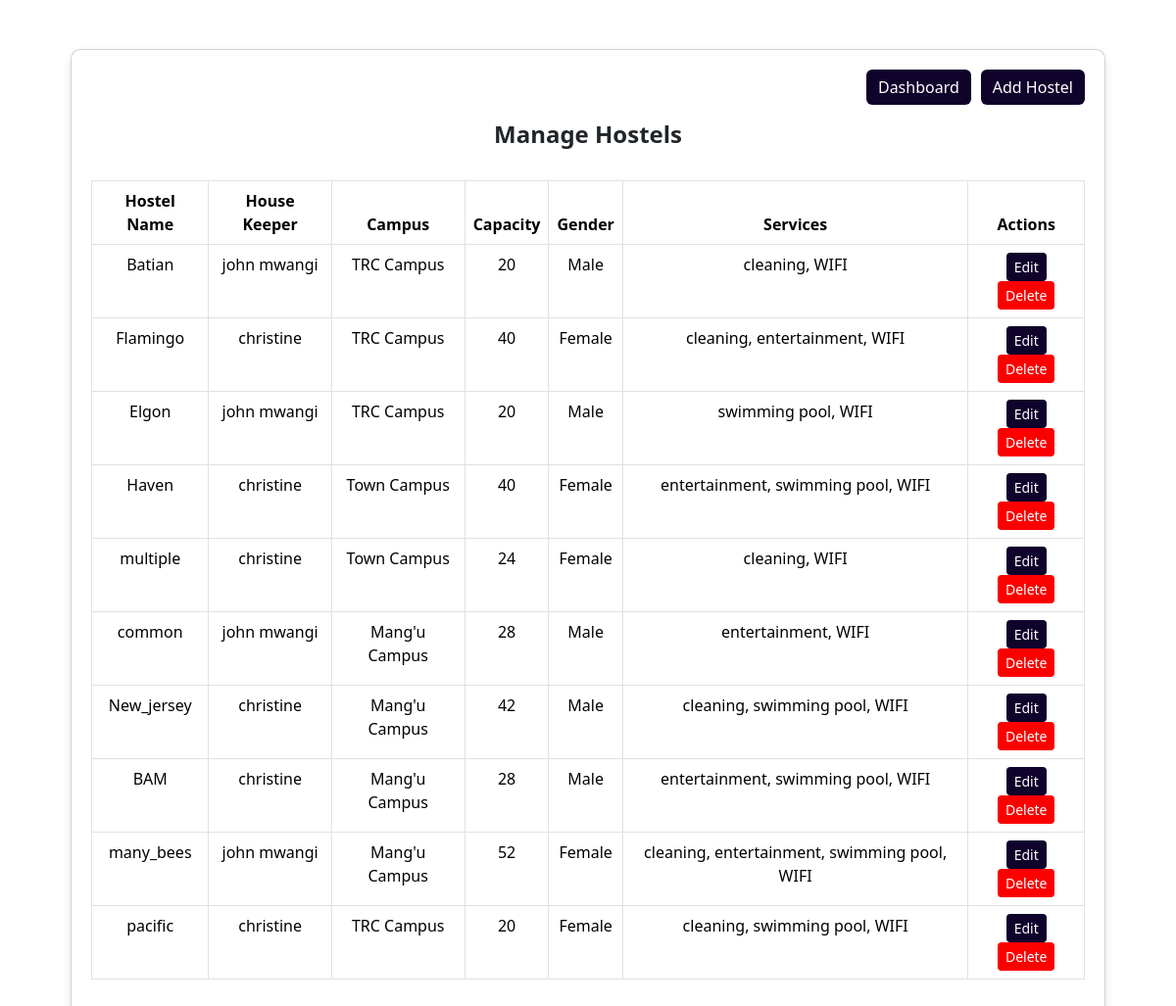
The app's page /hostel_management.php (signed in) with its own data.
### tables this page shows
CREATE TABLE `hostels` (
  `hostel_id` int(11) NOT NULL,
  `hostel_name` varchar(255) NOT NULL,
  `campus_id` int(11) DEFAULT NULL,
  `capacity` int(11) NOT NULL,
  `gender` varchar(10) DEFAULT NULL,
  `user_id` int(11) DEFAULT NULL
);

CREATE TABLE `users` (
  `user_id` int(11) NOT NULL,
  `username` varchar(100) NOT NULL,
  `password` varchar(255) NOT NULL,
  `role` varchar(50) NOT NULL,
  `created_at` timestamp NOT NULL DEFAULT current_timestamp()
);

CREATE TABLE `campus` (
  `campus_id` int(11) NOT NULL,
  `campus_name` varchar(255) NOT NULL,
  `location` varchar(255) NOT NULL
);

### hostel_management.php (the view, shortened to what this page needs)
<?php
include 'db.php';
$sql = "SELECT
    h.hostel_id,
    h.hostel_name,
    c.campus_name,
    h.capacity,
    h.gender,
    u.username AS house_keeper,
    GROUP_CONCAT(sr.service_name ORDER BY sr.service_name SEPARATOR ', ') AS services
FROM
    hostels h
LEFT JOIN campus c ON h.campus_id = c.campus_id
LEFT JOIN hostel_services hs ON h.hostel_id = hs.hostel_id
LEFT JOIN services sr ON hs.service_id = sr.id
LEFT JOIN users u ON h.user_id = u.user_id
GROUP BY
    h.hostel_id, h.hostel_name, c.campus_name, h.capacity, h.gender, u.username";
$result = mysqli_query($conn, $sql);
?>
<!DOCTYPE html>
<html lang="en">
<head>
    <link href="https://cdn.jsdelivr.net/npm/bootstrap@5.3.3/dist/css/bootstrap.min.css" rel="stylesheet">
</head>
<body>
<div class="container">
    <div class="card">
        <div class="top-buttons text-end mb-3">
            <a href="admin.php" class="btn btn-primary">Dashboard</a>
            <a href="add_hostel.php" class="btn btn-primary">Add Hostel</a>
        </div>
        <h4 class="fw-bold text-center">Manage Hostels</h4>
        <table class="table table-bordered mt-4">
        <thead>
            <tr>
                <th>Hostel Name</th>
                 <th>House Keeper</th>
                        <th>Campus</th>
                        <th>Capacity</th>
                        <th>Gender</th>
                        <th>Services</th>
                        <th>Actions</th>
            </tr>
        </thead>
        <tbody>
            <?php while ($row = mysqli_fetch_assoc($result)) { ?>
                <tr>
                    <td><?php echo $row['hostel_name']; ?></td>
                    <td><?php echo $row['house_keeper'] ? $row['house_keeper'] : "No housekeeper assigned"; ?></td>
                    <td><?php echo $row['campus_name'] ? $row['campus_name'] : "N/A"; ?></td>
                    <td><?php echo $row['capacity']; ?></td>
                    <td><?php echo ucfirst($row['gender']); ?></td>
                    <td><?php echo $row['services'] ? $row['services'] : "No services available"; ?></td>
                    <td>
                        <a href="edit_hostel.php?id=<?php echo $row['hostel_id']; ?>" class="btn btn-primary btn-sm">Edit</a>
                        <a href="delete_hostel.php?id=<?php echo $row['hostel_id']; ?>" class="btn btn-danger btn-sm" onclick="return confirm('Are you sure you want to delete this hostel?');">Delete</a>
                    </td>
                </tr>
            <?php } ?>
        </tbody>
        </table>
    </div>
</div>
</body>
</html>

### hostel_management.php (style rules this page uses)
body { background-color: white; color: #0f032b; }
.container { margin-top: 50px; max-width: 90%; }
.card { background-color: white; border-radius: 10px; padding: 20px; box-shadow: 0px 4px 10px rgba(0, 0, 0, 0.1); position: relative; }
.btn-primary { background-color: #0f032b !important; color: white !important; border: none !important; }
.btn-danger { background-color: rgb(252, 0, 0); color: white; border: none; }
.table thead { background-color: #0f032b; color: white; }
.top-buttons { display: flex; justify-content: flex-end; gap: 10px; margin-bottom: 15px; }
td, th { text-align: center; }

### records on screen
hostels: hostel_name "Batian", user.username "john mwangi", campus.campus_name "TRC Campus", capacity "20", gender "Male", services "cleaning, WIFI"
hostels: hostel_name "Flamingo", user.username "christine", campus.campus_name "TRC Campus", capacity "40", gender "Female", services "cleaning, entertainment, WIFI"
hostels: hostel_name "Elgon", user.username "john mwangi", campus.campus_name "TRC Campus", capacity "20", gender "Male", services "swimming pool, WIFI"
hostels: hostel_name "Haven", user.username "christine", campus.campus_name "Town Campus", capacity "40", gender "Female", services "entertainment, swimming pool, WIFI"
hostels: hostel_name "multiple", user.username "christine", campus.campus_name "Town Campus", capacity "24", gender "Female", services "cleaning, WIFI"
hostels: hostel_name "common", user.username "john mwangi", campus.campus_name "Mang'u Campus", capacity "28", gender "Male", services "entertainment, WIFI"
hostels: hostel_name "New_jersey", user.username "christine", campus.campus_name "Mang'u Campus", capacity "42", gender "Male", services "cleaning, swimming pool, WIFI"
hostels: hostel_name "BAM", user.username "christine", campus.campus_name "Mang'u Campus", capacity "28", gender "Male", services "entertainment, swimming pool, WIFI"
hostels: hostel_name "many_bees", user.username "john mwangi", campus.campus_name "Mang'u Campus", capacity "52", gender "Female", services "cleaning, entertainment, swimming pool, WIFI"
hostels: hostel_name "pacific", user.username "christine", campus.campus_name "TRC Campus", capacity "20", gender "Female", services "cleaning, swimming pool, WIFI"
